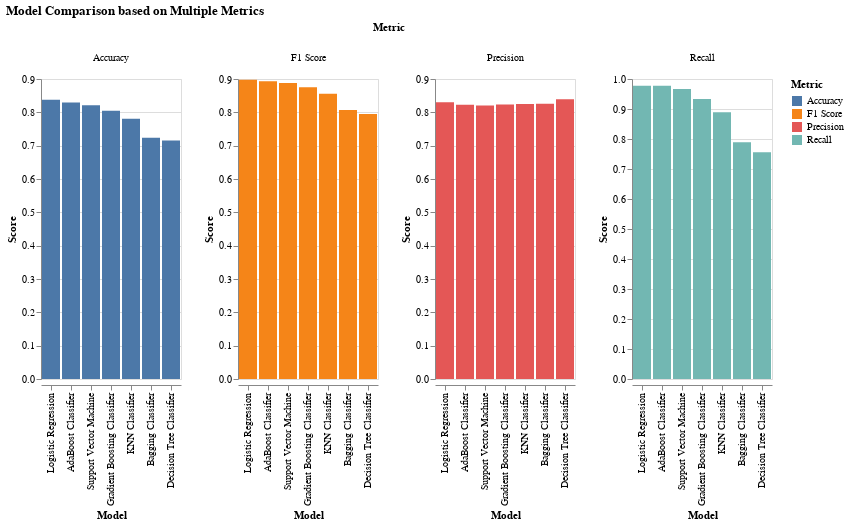

The notebook cell saved with this chart:
### Markdown cell above
Each model is evaluated using important performance measures:

**Accuracy**: Checks how often the model's predictions are correct overall.

**Precision**: Measures how accurate the model's positive predictions are.

**Recall**: Looks at how well the model finds all the positive cases.

**F1 Score**: Combines precision and recall into one measure to show the model's accuracy.

### Code cell
# Convert the performance dictionary to a DataFrame
model_performance_df = pd.DataFrame(model_performance).T
model_performance_df.reset_index(inplace=True)
model_performance_df.rename(columns={'index': 'Model'}, inplace=True)

# Melt the DataFrame to long format for easier plotting
model_performance_melted = model_performance_df.melt(id_vars='Model', var_name='Metric', value_name='Score')

# Plotting the model performance using Altair
performance_chart = alt.Chart(model_performance_melted).mark_bar().encode(
    x=alt.X('Model:N', sort='-y'),
    y='Score:Q',
    color='Metric:N',
    column='Metric:N'
).properties(
    title='Model Comparison based on Multiple Metrics'
).resolve_scale(
    y='independent'
)

performance_chart.display()

### Figure 1 — Vega-Lite specification as saved in the notebook (floating-point values rounded to 4 significant figures)
{"config": {"view": {"continuousWidth": 300, "continuousHeight": 300}}, "data": {"name": "data-20860512fced27dbafc0fe651cd6e0a4"}, "mark": {"type": "bar"}, "encoding": {"color": {"field": "Metric", "type": "nominal"}, "column": {"field": "Metric", "type": "nominal"}, "x": {"field": "Model", "sort": "-y", "type": "nominal"}, "y": {"field": "Score", "type": "quantitative"}}, "resolve": {"scale": {"y": "independent"}}, "title": "Model Comparison based on Multiple Metrics", "$schema": "https://vega.github.io/schema/vega-lite/v5.8.0.json", "datasets": {"data-20860512fced27dbafc0fe651cd6e0a4": [{"Model": "Logistic Regression", "Metric": "Accuracy", "Score": 0.8374}, {"Model": "KNN Classifier", "Metric": "Accuracy", "Score": 0.7805}, {"Model": "Support Vector Machine", "Metric": "Accuracy", "Score": 0.8211}, {"Model": "Decision Tree Classifier", "Metric": "Accuracy", "Score": 0.7154}, {"Model": "Bagging Classifier", "Metric": "Accuracy", "Score": 0.7236}, {"Model": "Gradient Boosting Classifier", "Metric": "Accuracy", "Score": 0.8049}, {"Model": "AdaBoost Classifier", "Metric": "Accuracy", "Score": 0.8293}, {"Model": "Logistic Regression", "Metric": "Precision", "Score": 0.8302}, {"Model": "KNN Classifier", "Metric": "Precision", "Score": 0.8247}, {"Model": "Support Vector Machine", "Metric": "Precision", "Score": 0.8208}, {"Model": "Decision Tree Classifier", "Metric": "Precision", "Score": 0.8395}, {"Model": "Bagging Classifier", "Metric": "Precision", "Score": 0.8256}, {"Model": "Gradient Boosting Classifier", "Metric": "Precision", "Score": 0.8235}, {"Model": "AdaBoost Classifier", "Metric": "Precision", "Score": 0.8224}, {"Model": "Logistic Regression", "Metric": "Recall", "Score": 0.9778}, {"Model": "KNN Classifier", "Metric": "Recall", "Score": 0.8889}, {"Model": "Support Vector Machine", "Metric": "Recall", "Score": 0.9667}, {"Model": "Decision Tree Classifier", "Metric": "Recall", "Score": 0.7556}, {"Model": "Bagging Classifier", "Metric": "Recall", "Score": 0.7889}, {"Model": "Gradient Boosting Classifier", "Metric": "Recall", "Score": 0.9333}, {"Model": "AdaBoost Classifier", "Metric": "Recall", "Score": 0.9778}, {"Model": "Logistic Regression", "Metric": "F1 Score", "Score": 0.898}, {"Model": "KNN Classifier", "Metric": "F1 Score", "Score": 0.8556}, {"Model": "Support Vector Machine", "Metric": "F1 Score", "Score": 0.8878}, {"Model": "Decision Tree Classifier", "Metric": "F1 Score", "Score": 0.7953}, {"Model": "Bagging Classifier", "Metric": "F1 Score", "Score": 0.8068}, {"Model": "Gradient Boosting Classifier", "Metric": "F1 Score", "Score": 0.875}, {"Model": "AdaBoost Classifier", "Metric": "F1 Score", "Score": 0.8934}]}}
